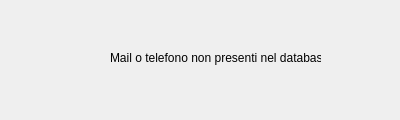
<?xml version="1.0" encoding="UTF-8"?>
<ui version="4.0">
 <class>Dialog6</class>
 <widget class="QDialog" name="Dialog6">
  <property name="geometry">
   <rect>
    <x>0</x>
    <y>0</y>
    <width>400</width>
    <height>120</height>
   </rect>
  </property>
  <property name="windowTitle">
   <string>Impossibile recupero password</string>
  </property>
  <widget class="QLabel" name="label">
   <property name="geometry">
    <rect>
     <x>110</x>
     <y>50</y>
     <width>211</width>
     <height>16</height>
    </rect>
   </property>
   <property name="text">
    <string>Mail o telefono non presenti nel database</string>
   </property>
  </widget>
 </widget>
 <resources/>
 <connections/>
</ui>
